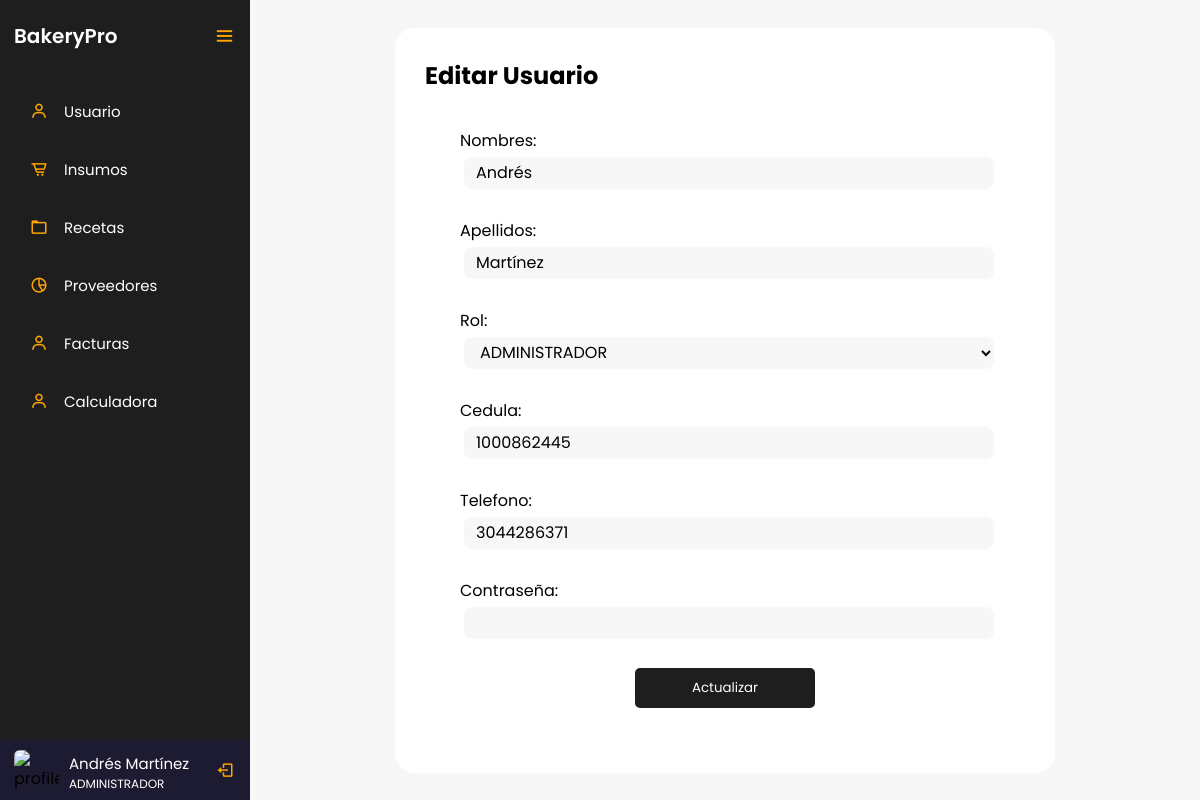
The app's page /controlador/usuarios/editar.php?id=30 (signed in) with its own data.
### tables this page shows
CREATE TABLE `tblusuario` (
  `IdUsuario` int(3) NOT NULL,
  `Nombres` varchar(20) NOT NULL,
  `Apellidos` varchar(20) NOT NULL,
  `IdRol` int(3) NOT NULL,
  `Cedula` decimal(10,0) NOT NULL,
  `Telefono` varchar(20) NOT NULL,
  `Password` varchar(10) NOT NULL
);

CREATE TABLE `tblroles` (
  `IdRol` int(3) NOT NULL,
  `Rol` varchar(20) NOT NULL
);

### controlador/usuarios/editar.php (the view, shortened to what this page needs)
<?php
    $servername = "localhost";
    $username = "root";
    $password = "";
    $dbname = "bakerypro";
    $conexion = mysqli_connect($servername, $username, $password, $dbname);
    $cedula = $_SESSION['cedula'];
    $sql = "SELECT Nombres, Apellidos, Rol FROM tblusuario INNER JOIN tblroles ON tblusuario.IdRol = tblroles.IdRol WHERE Cedula = $cedula";
    $resultado = mysqli_query($conexion, $sql);
    if (mysqli_num_rows($resultado) > 0) {
        $fila = mysqli_fetch_assoc($resultado);
        $nombre = $fila["Nombres"] . " " . $fila["Apellidos"];
        $rol = $fila["Rol"];
    } else {
        $nombre = "Nombre de usuario";
        $rol = "Rol de usuario";
    }
?>
<!DOCTYPE html>
<html lang="en">
<head>
    <link href='https://unpkg.com/boxicons@2.0.7/css/boxicons.min.css' rel='stylesheet'>
    <link rel="stylesheet" href="../../vista/style/styles.css">
</head>
    <div class="sidebar open">
        <div class="logo-details">
            <a href="../../dashboard.php" class="logo_link">
                <span class="logo_name">BakeryPro</span>
            </a>
            <i class='bx bx-menu' id="btn" ></i>
        </div>
        <ul class="nav-list">
            <li>
                <a href="../../vista/html/usuarios.php">
                    <i class='bx bx-user' ></i>
                    <span class="links_name">Usuario</span>
                </a>
            </li>
            <li>
                <a href="../../vista/html/insumos.php">
                    <i class='bx bx-cart-alt' ></i>
                    <span class="links_name">Insumos</span>
                </a>
            </li>
            <li>
                <a href="../../vista/html/vista/html/recetas.php">
                    <i class='bx bx-folder' ></i>
                    <span class="links_name">Recetas</span>
                </a>
            </li>
            <li>
                <a href="../../vista/html/proveedores.php">
                    <i class='bx bx-pie-chart-alt-2' ></i>
                    <span class="links_name">Proveedores</span>
                </a>
            </li>
            <li>
                <a href=".../../vista/html/facturas.php">
                    <i class='bx bx-user' ></i>
                    <span class="links_name">Facturas</span>
                </a>
            </li>
            <li>
                <a href="../../vista/html/calculadora.php">
                    <i class='bx bx-user' ></i>
                    <span class="links_name">Calculadora</span>
                </a>
            </li>
            <li class="profile">
                <div class="profile-details">
                    <img src="profile.jpg" alt="profileImg">
                    <div class="name_job">
                        <div class="name"><?php echo $nombre; ?></div>
                        <div class="job"><?php echo $rol; ?></div>
                    </div>
                </div>
                <a href="./controlador/login/logout.php" id="log_out">
                    <i class='bx bx-log-out'></i>
                </a>
            </li>
        </ul>
    </div>
    <section class="home-section">
        <div class="container">
            <h2>Editar Usuario</h2>
            <?php
                include '../../modelo/conexion.php';
                if (isset($_GET['id'])) {
                    $id = $_GET['id'];
                    $sql = "SELECT * FROM tblusuario INNER JOIN tblroles ON tblusuario.IdRol = tblroles.IdRol WHERE IdUsuario=$id";
                    $resultado = $conexion->query($sql);
                    if ($resultado->num_rows > 0) {
                        $fila = $resultado->fetch_assoc();
                    } else {
                        echo "<p>No se encontraron resultados para el ID proporcionado.</p>";
                        exit;
                    }
                } else {
                    echo "<p>Ingrese un ID para realizar la consulta.</p>";
                    exit;
                }
            ?>
            <form action="actualizar.php" method="post" class="form">
                <label for="nombres">Nombres:</label>
                <input type="text" name="nombres" value="<?php echo $fila['Nombres']; ?>" class="input"><br>
                <label for="apellidos">Apellidos:</label>
                <input type="text" name="apellidos" value="<?php echo $fila['Apellidos']; ?>" class="input"><br>
                <?php
                    include '../../modelo/conexion.php';
                    $sql = "SELECT * FROM tblroles";
                    $result = $conexion->query($sql);
                    echo "<label for='rol'>Rol:</label>
                    <select name='rol' id='opcion' class='input'>";
                    if ($result->num_rows > 0) {
                        while($row = $result->fetch_assoc()) {
                            echo "<option value='" . $row["IdRol"] . "' >" . $row["Rol"] . "</option>";
                        }
                    } else {
                        echo "0 results";
                    }
                    echo "</select>";
                ?>
                <br>
                <label for="cedula">Cedula:</label>
                <input type="text" name="cedula" value="<?php echo $fila['Cedula']; ?>" class="input"><br>
                <label for="telefono">Telefono:</label>
                <input type="text" name="telefono" value="<?php echo $fila['Telefono']; ?>" class="input"><br>
                <label for="contraseña">Contraseña:</label>
                <input type="text" name="contraseña" value="<?php echo $fila['Contraseña']; ?>" class="input"><br>
                <input type="submit" value="Actualizar" class="btn">
            </form>
        </div>
    </section>
</body>
</html>

### vista/style/styles.css (style rules this page uses)
:root { --orange: #d4894c; --white_trasnparent: #232830; --very-light-pink: #C7C7C7; --text-input-field: #F7F7F7; --hospital-green: #bd1515; --sm: 14px; --md: 16px; --lg: 18px; --yellow: #ffa500; --black: #201e1c; --white: #ffffff; --official-black:#1e1e1e; --official-red:#ffa500; --background-white:#f7f7f7; --card-white:#ffffff; }
* { margin: 0; padding: 0; box-sizing: border-box; font-family: "Poppins" , sans-serif; }
.sidebar { position: fixed; left: 0; top: 0; height: 100%; width: 78px; background: var(--official-black); padding: 6px 14px; z-index: 99; transition: all 0.5s ease; }
.sidebar.open { width: 250px; }
.sidebar .logo-details { height: 60px; display: flex; align-items: center; position: relative; }
.sidebar .logo-details .logo_name { color: #fff; font-size: 20px; font-weight: 600; opacity: 0; transition: all 0.5s ease; }
.sidebar.open .logo-details .icon, .sidebar.open .logo-details .logo_name { opacity: 1; }
.sidebar .logo-details #btn { position: absolute; top: 50%; right: 0; transform: translateY(-50%); font-size: 22px; transition: all 0.4s ease; font-size: 23px; text-align: center; cursor: pointer; transition: all 0.5s ease; }
.sidebar.open .logo-details #btn { text-align: right; }
.sidebar i { color: var(--official-red); height: 60px; min-width: 50px; font-size: 28px; text-align: center; line-height: 60px; }
.sidebar .nav-list { margin-top: 20px; height: 100%; }
.sidebar li { position: relative; margin: 8px 0; list-style: none; }
.sidebar li a { display: flex; height: 100%; width: 100%; border-radius: 12px; align-items: center; text-decoration: none; transition: all 0.4s ease; }
.sidebar li a .links_name { color: #fff; font-size: 15px; font-weight: 400; white-space: nowrap; opacity: 0; pointer-events: none; transition: 0.4s; }
.sidebar.open li a .links_name { opacity: 1; pointer-events: auto; }
.sidebar li i { height: 50px; line-height: 50px; font-size: 18px; border-radius: 12px; }
.sidebar li.profile { position: fixed; height: 60px; width: 78px; left: 0; bottom: -8px; padding: 10px 14px; background: #1d1b31; transition: all 0.5s ease; overflow: hidden; }
.sidebar.open li.profile { width: 250px; }
.sidebar li .profile-details { display: flex; align-items: center; flex-wrap: nowrap; }
.sidebar li img { height: 45px; width: 45px; object-fit: cover; border-radius: 6px; margin-right: 10px; }
.sidebar li.profile .name, .sidebar li.profile .job { font-size: 15px; font-weight: 400; color: #fff; white-space: nowrap; }
.sidebar li.profile .job { font-size: 12px; }
.sidebar .profile #log_out { position: absolute; top: 50%; right: 0; transform: translateY(-50%); background: #1d1b31; width: 100%; height: 60px; line-height: 60px; border-radius: 0px; transition: all 0.5s ease; }
.sidebar.open .profile #log_out { width: 50px; background: none; }
.logo_link { text-decoration: none; }
.home-section { position: relative; background: var(--background-white); min-height: 100vh; display: flex; top: 0; left: 78px; width: calc(100% - 78px); transition: all 0.5s ease; z-index: 2; justify-content: center; align-items: center; }
.sidebar.open ~ .home-section { left: 250px; width: calc(100% - 250px); }
.container { height: auto; background: var(--card-white); padding: 30px; border-radius: 20px; }
.form { display: flex; flex-direction: column; width: 600px; padding: 35px; }
.input { background-color: var(--text-input-field); border: none; border-radius: 8px; height: 32px; font-size: var(--md); padding: 6px 12px; width: 100%; margin: 4px; }
.btn { width: 230px; height: 40px; border: none; border-radius: 5px; transition: 1s; color: var(--white); background: var(--official-black); cursor: pointer; margin: 0 auto; }
a { text-decoration: none; color: black; }
.btn { width: 180px; height: 40px; border: none; border-radius: 5px; transition: 1s; color: var(--white); background: var(--official-black); cursor: pointer; }

### records on screen
tblusuario: nombre "Andrés Martínez", IdRol.Rol "ADMINISTRADOR", nombres "Andrés", apellidos "Martínez", cedula "1000862445", telefono "3044286371"

### other values on screen
form field rol "ADMINISTRADOR"
